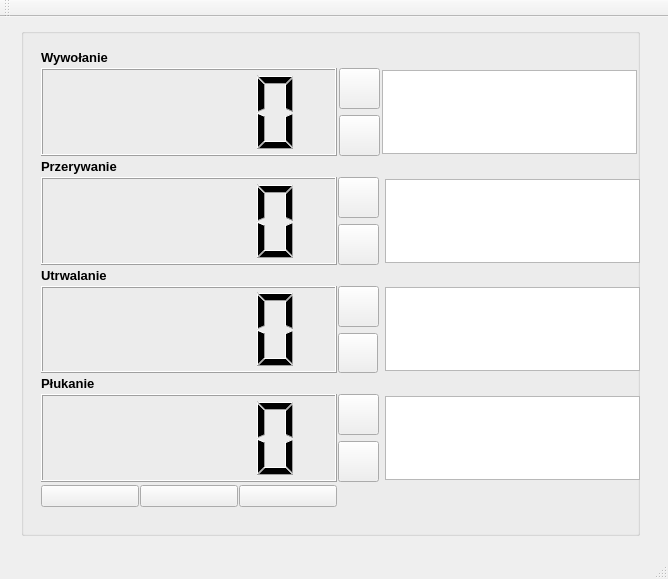
<?xml version="1.0" encoding="UTF-8"?>
<ui version="4.0">
 <class>MainWindow</class>
 <widget class="QMainWindow" name="MainWindow">
  <property name="enabled">
   <bool>true</bool>
  </property>
  <property name="geometry">
   <rect>
    <x>0</x>
    <y>0</y>
    <width>668</width>
    <height>579</height>
   </rect>
  </property>
  <property name="windowTitle">
   <string>Wywoływanie filmów - WyFilm</string>
  </property>
  <property name="layoutDirection">
   <enum>Qt::LeftToRight</enum>
  </property>
  <widget class="QWidget" name="centralWidget">
   <widget class="QWidget" name="gridLayoutWidget">
    <property name="geometry">
     <rect>
      <x>10</x>
      <y>0</y>
      <width>641</width>
      <height>521</height>
     </rect>
    </property>
    <layout class="QGridLayout" name="gridLayout">
     <property name="spacing">
      <number>1</number>
     </property>
     <item row="0" column="0">
      <widget class="QGroupBox" name="groupBox">
       <property name="sizePolicy">
        <sizepolicy hsizetype="Minimum" vsizetype="Minimum">
         <horstretch>0</horstretch>
         <verstretch>0</verstretch>
        </sizepolicy>
       </property>
       <property name="minimumSize">
        <size>
         <width>0</width>
         <height>508</height>
        </size>
       </property>
       <property name="maximumSize">
        <size>
         <width>16777215</width>
         <height>508</height>
        </size>
       </property>
       <property name="title">
        <string/>
       </property>
       <property name="alignment">
        <set>Qt::AlignJustify|Qt::AlignTop</set>
       </property>
       <widget class="QWidget" name="gridLayoutWidget_2">
        <property name="geometry">
         <rect>
          <x>9</x>
          <y>9</y>
          <width>621</width>
          <height>491</height>
         </rect>
        </property>
        <layout class="QGridLayout" name="gridLayout_2">
         <property name="spacing">
          <number>1</number>
         </property>
         <item row="2" column="0">
          <widget class="QLCDNumber" name="lcdNumber_wywolanie"/>
         </item>
         <item row="1" column="0">
          <widget class="QLabel" name="label">
           <property name="sizePolicy">
            <sizepolicy hsizetype="Minimum" vsizetype="Minimum">
             <horstretch>0</horstretch>
             <verstretch>0</verstretch>
            </sizepolicy>
           </property>
           <property name="minimumSize">
            <size>
             <width>0</width>
             <height>15</height>
            </size>
           </property>
           <property name="maximumSize">
            <size>
             <width>16777215</width>
             <height>15</height>
            </size>
           </property>
           <property name="frameShadow">
            <enum>QFrame::Sunken</enum>
           </property>
           <property name="text">
            <string>&lt;!DOCTYPE HTML PUBLIC &quot;-//W3C//DTD HTML 4.0//EN&quot; &quot;http://www.w3.org/TR/REC-html40/strict.dtd&quot;&gt;
&lt;html&gt;&lt;head&gt;&lt;meta name=&quot;qrichtext&quot; content=&quot;1&quot; /&gt;&lt;style type=&quot;text/css&quot;&gt;
p, li { white-space: pre-wrap; }
&lt;/style&gt;&lt;/head&gt;&lt;body style=&quot; font-family:'MS Shell Dlg 2'; font-size:8.25pt; font-weight:400; font-style:normal;&quot;&gt;
&lt;p style=&quot; margin-top:0px; margin-bottom:0px; margin-left:0px; margin-right:0px; -qt-block-indent:0; text-indent:0px;&quot;&gt;&lt;span style=&quot; font-size:10pt; font-weight:600;&quot;&gt;Wywołanie&lt;/span&gt;&lt;/p&gt;&lt;/body&gt;&lt;/html&gt;</string>
           </property>
           <property name="scaledContents">
            <bool>false</bool>
           </property>
          </widget>
         </item>
         <item row="3" column="0">
          <widget class="QLabel" name="label_2">
           <property name="sizePolicy">
            <sizepolicy hsizetype="Minimum" vsizetype="Minimum">
             <horstretch>0</horstretch>
             <verstretch>0</verstretch>
            </sizepolicy>
           </property>
           <property name="minimumSize">
            <size>
             <width>0</width>
             <height>15</height>
            </size>
           </property>
           <property name="maximumSize">
            <size>
             <width>16777215</width>
             <height>15</height>
            </size>
           </property>
           <property name="text">
            <string>&lt;!DOCTYPE HTML PUBLIC &quot;-//W3C//DTD HTML 4.0//EN&quot; &quot;http://www.w3.org/TR/REC-html40/strict.dtd&quot;&gt;
&lt;html&gt;&lt;head&gt;&lt;meta name=&quot;qrichtext&quot; content=&quot;1&quot; /&gt;&lt;style type=&quot;text/css&quot;&gt;
p, li { white-space: pre-wrap; }
&lt;/style&gt;&lt;/head&gt;&lt;body style=&quot; font-family:'MS Shell Dlg 2'; font-size:8.25pt; font-weight:400; font-style:normal;&quot;&gt;
&lt;p style=&quot; margin-top:0px; margin-bottom:0px; margin-left:0px; margin-right:0px; -qt-block-indent:0; text-indent:0px;&quot;&gt;&lt;span style=&quot; font-size:10pt; font-weight:600;&quot;&gt;Przerywanie&lt;/span&gt;&lt;/p&gt;&lt;/body&gt;&lt;/html&gt;</string>
           </property>
          </widget>
         </item>
         <item row="4" column="0">
          <widget class="QLCDNumber" name="lcdNumber_przerywanie"/>
         </item>
         <item row="5" column="0">
          <widget class="QLabel" name="label_3">
           <property name="sizePolicy">
            <sizepolicy hsizetype="Preferred" vsizetype="Minimum">
             <horstretch>0</horstretch>
             <verstretch>0</verstretch>
            </sizepolicy>
           </property>
           <property name="minimumSize">
            <size>
             <width>0</width>
             <height>15</height>
            </size>
           </property>
           <property name="maximumSize">
            <size>
             <width>16777215</width>
             <height>15</height>
            </size>
           </property>
           <property name="text">
            <string>&lt;!DOCTYPE HTML PUBLIC &quot;-//W3C//DTD HTML 4.0//EN&quot; &quot;http://www.w3.org/TR/REC-html40/strict.dtd&quot;&gt;
&lt;html&gt;&lt;head&gt;&lt;meta name=&quot;qrichtext&quot; content=&quot;1&quot; /&gt;&lt;style type=&quot;text/css&quot;&gt;
p, li { white-space: pre-wrap; }
&lt;/style&gt;&lt;/head&gt;&lt;body style=&quot; font-family:'MS Shell Dlg 2'; font-size:8.25pt; font-weight:400; font-style:normal;&quot;&gt;
&lt;p style=&quot; margin-top:0px; margin-bottom:0px; margin-left:0px; margin-right:0px; -qt-block-indent:0; text-indent:0px;&quot;&gt;&lt;span style=&quot; font-size:10pt; font-weight:600;&quot;&gt;Utrwalanie&lt;/span&gt;&lt;/p&gt;&lt;/body&gt;&lt;/html&gt;</string>
           </property>
          </widget>
         </item>
         <item row="6" column="0">
          <widget class="QLCDNumber" name="lcdNumber_utrwalanie"/>
         </item>
         <item row="7" column="0">
          <widget class="QLabel" name="label_4">
           <property name="sizePolicy">
            <sizepolicy hsizetype="Minimum" vsizetype="Minimum">
             <horstretch>0</horstretch>
             <verstretch>0</verstretch>
            </sizepolicy>
           </property>
           <property name="minimumSize">
            <size>
             <width>0</width>
             <height>15</height>
            </size>
           </property>
           <property name="maximumSize">
            <size>
             <width>16777215</width>
             <height>15</height>
            </size>
           </property>
           <property name="text">
            <string>&lt;!DOCTYPE HTML PUBLIC &quot;-//W3C//DTD HTML 4.0//EN&quot; &quot;http://www.w3.org/TR/REC-html40/strict.dtd&quot;&gt;
&lt;html&gt;&lt;head&gt;&lt;meta name=&quot;qrichtext&quot; content=&quot;1&quot; /&gt;&lt;style type=&quot;text/css&quot;&gt;
p, li { white-space: pre-wrap; }
&lt;/style&gt;&lt;/head&gt;&lt;body style=&quot; font-family:'MS Shell Dlg 2'; font-size:8.25pt; font-weight:400; font-style:normal;&quot;&gt;
&lt;p style=&quot; margin-top:0px; margin-bottom:0px; margin-left:0px; margin-right:0px; -qt-block-indent:0; text-indent:0px;&quot;&gt;&lt;span style=&quot; font-size:10pt; font-weight:600;&quot;&gt;Płukanie&lt;/span&gt;&lt;/p&gt;&lt;/body&gt;&lt;/html&gt;</string>
           </property>
          </widget>
         </item>
         <item row="8" column="0">
          <widget class="QLCDNumber" name="lcdNumber_plukanie"/>
         </item>
         <item row="2" column="1">
          <layout class="QGridLayout" name="gridLayout_3">
           <property name="spacing">
            <number>1</number>
           </property>
           <item row="0" column="0">
            <layout class="QVBoxLayout" name="verticalLayout">
             <item>
              <widget class="QPushButton" name="pushButtonWywUp">
               <property name="minimumSize">
                <size>
                 <width>41</width>
                 <height>41</height>
                </size>
               </property>
               <property name="maximumSize">
                <size>
                 <width>41</width>
                 <height>41</height>
                </size>
               </property>
               <property name="text">
                <string/>
               </property>
               <property name="icon">
                <iconset resource="ikony/ikony.qrc">
                 <normaloff>:/new/prefix1/upArrow.png</normaloff>:/new/prefix1/upArrow.png</iconset>
               </property>
               <property name="iconSize">
                <size>
                 <width>35</width>
                 <height>35</height>
                </size>
               </property>
              </widget>
             </item>
             <item>
              <widget class="QPushButton" name="pushButtonWywDown">
               <property name="minimumSize">
                <size>
                 <width>41</width>
                 <height>41</height>
                </size>
               </property>
               <property name="maximumSize">
                <size>
                 <width>41</width>
                 <height>41</height>
                </size>
               </property>
               <property name="text">
                <string/>
               </property>
               <property name="icon">
                <iconset resource="ikony/ikony.qrc">
                 <normaloff>:/new/prefix1/downArrow.png</normaloff>:/new/prefix1/downArrow.png</iconset>
               </property>
               <property name="iconSize">
                <size>
                 <width>35</width>
                 <height>35</height>
                </size>
               </property>
              </widget>
             </item>
            </layout>
           </item>
           <item row="0" column="1">
            <widget class="QTextBrowser" name="textBrowser_wyw">
             <property name="sizePolicy">
              <sizepolicy hsizetype="Minimum" vsizetype="Minimum">
               <horstretch>0</horstretch>
               <verstretch>0</verstretch>
              </sizepolicy>
             </property>
             <property name="minimumSize">
              <size>
               <width>255</width>
               <height>83</height>
              </size>
             </property>
             <property name="maximumSize">
              <size>
               <width>255</width>
               <height>84</height>
              </size>
             </property>
            </widget>
           </item>
          </layout>
         </item>
         <item row="9" column="0">
          <layout class="QHBoxLayout" name="horizontalLayout">
           <property name="spacing">
            <number>1</number>
           </property>
           <property name="sizeConstraint">
            <enum>QLayout::SetMinimumSize</enum>
           </property>
           <item>
            <widget class="QPushButton" name="startButton">
             <property name="text">
              <string/>
             </property>
             <property name="icon">
              <iconset resource="ikony/ikony.qrc">
               <normaloff>:/new/prefix1/button_play_01.png</normaloff>:/new/prefix1/button_play_01.png</iconset>
             </property>
             <property name="iconSize">
              <size>
               <width>40</width>
               <height>40</height>
              </size>
             </property>
            </widget>
           </item>
           <item>
            <widget class="QPushButton" name="stopButton">
             <property name="text">
              <string/>
             </property>
             <property name="icon">
              <iconset resource="ikony/ikony.qrc">
               <normaloff>:/new/prefix1/button_turn_off_01.png</normaloff>:/new/prefix1/button_turn_off_01.png</iconset>
             </property>
             <property name="iconSize">
              <size>
               <width>40</width>
               <height>40</height>
              </size>
             </property>
            </widget>
           </item>
           <item>
            <widget class="QPushButton" name="resetButton">
             <property name="enabled">
              <bool>true</bool>
             </property>
             <property name="text">
              <string/>
             </property>
             <property name="icon">
              <iconset resource="ikony/ikony.qrc">
               <normaloff>:/new/prefix1/button_refresh_01.png</normaloff>:/new/prefix1/button_refresh_01.png</iconset>
             </property>
             <property name="iconSize">
              <size>
               <width>40</width>
               <height>40</height>
              </size>
             </property>
            </widget>
           </item>
          </layout>
         </item>
         <item row="4" column="1">
          <layout class="QGridLayout" name="gridLayout_6">
           <item row="0" column="1">
            <widget class="QTextBrowser" name="textBrowser_przer">
             <property name="sizePolicy">
              <sizepolicy hsizetype="Minimum" vsizetype="Minimum">
               <horstretch>0</horstretch>
               <verstretch>0</verstretch>
              </sizepolicy>
             </property>
             <property name="minimumSize">
              <size>
               <width>255</width>
               <height>83</height>
              </size>
             </property>
             <property name="maximumSize">
              <size>
               <width>255</width>
               <height>84</height>
              </size>
             </property>
            </widget>
           </item>
           <item row="0" column="0">
            <layout class="QVBoxLayout" name="verticalLayout_2">
             <item>
              <widget class="QPushButton" name="pushButtonPrzerUp">
               <property name="minimumSize">
                <size>
                 <width>41</width>
                 <height>41</height>
                </size>
               </property>
               <property name="maximumSize">
                <size>
                 <width>41</width>
                 <height>41</height>
                </size>
               </property>
               <property name="text">
                <string/>
               </property>
               <property name="icon">
                <iconset resource="ikony/ikony.qrc">
                 <normaloff>:/new/prefix1/upArrow.png</normaloff>:/new/prefix1/upArrow.png</iconset>
               </property>
               <property name="iconSize">
                <size>
                 <width>35</width>
                 <height>35</height>
                </size>
               </property>
              </widget>
             </item>
             <item>
              <widget class="QPushButton" name="pushButtonPrzerDown">
               <property name="minimumSize">
                <size>
                 <width>41</width>
                 <height>41</height>
                </size>
               </property>
               <property name="maximumSize">
                <size>
                 <width>41</width>
                 <height>41</height>
                </size>
               </property>
               <property name="text">
                <string/>
               </property>
               <property name="icon">
                <iconset resource="ikony/ikony.qrc">
                 <normaloff>:/new/prefix1/downArrow.png</normaloff>:/new/prefix1/downArrow.png</iconset>
               </property>
               <property name="iconSize">
                <size>
                 <width>35</width>
                 <height>35</height>
                </size>
               </property>
              </widget>
             </item>
            </layout>
           </item>
          </layout>
         </item>
         <item row="6" column="1">
          <layout class="QGridLayout" name="gridLayout_7">
           <item row="0" column="1">
            <widget class="QTextBrowser" name="textBrowser_utrw">
             <property name="sizePolicy">
              <sizepolicy hsizetype="Minimum" vsizetype="Minimum">
               <horstretch>0</horstretch>
               <verstretch>0</verstretch>
              </sizepolicy>
             </property>
             <property name="minimumSize">
              <size>
               <width>255</width>
               <height>83</height>
              </size>
             </property>
             <property name="maximumSize">
              <size>
               <width>255</width>
               <height>84</height>
              </size>
             </property>
            </widget>
           </item>
           <item row="0" column="0">
            <layout class="QVBoxLayout" name="verticalLayout_3">
             <item>
              <widget class="QPushButton" name="pushButtonUtrwUp">
               <property name="minimumSize">
                <size>
                 <width>41</width>
                 <height>41</height>
                </size>
               </property>
               <property name="maximumSize">
                <size>
                 <width>41</width>
                 <height>41</height>
                </size>
               </property>
               <property name="text">
                <string/>
               </property>
               <property name="icon">
                <iconset resource="ikony/ikony.qrc">
                 <normaloff>:/new/prefix1/upArrow.png</normaloff>:/new/prefix1/upArrow.png</iconset>
               </property>
               <property name="iconSize">
                <size>
                 <width>35</width>
                 <height>35</height>
                </size>
               </property>
              </widget>
             </item>
             <item>
              <widget class="QPushButton" name="pushButtonUtrwDown">
               <property name="minimumSize">
                <size>
                 <width>40</width>
                 <height>40</height>
                </size>
               </property>
               <property name="maximumSize">
                <size>
                 <width>40</width>
                 <height>40</height>
                </size>
               </property>
               <property name="text">
                <string/>
               </property>
               <property name="icon">
                <iconset resource="ikony/ikony.qrc">
                 <normaloff>:/new/prefix1/downArrow.png</normaloff>:/new/prefix1/downArrow.png</iconset>
               </property>
               <property name="iconSize">
                <size>
                 <width>40</width>
                 <height>40</height>
                </size>
               </property>
              </widget>
             </item>
            </layout>
           </item>
          </layout>
         </item>
         <item row="8" column="1">
          <layout class="QGridLayout" name="gridLayout_8">
           <item row="0" column="1">
            <widget class="QTextBrowser" name="textBrowser_pluk">
             <property name="sizePolicy">
              <sizepolicy hsizetype="Minimum" vsizetype="Minimum">
               <horstretch>0</horstretch>
               <verstretch>0</verstretch>
              </sizepolicy>
             </property>
             <property name="minimumSize">
              <size>
               <width>255</width>
               <height>83</height>
              </size>
             </property>
             <property name="maximumSize">
              <size>
               <width>255</width>
               <height>84</height>
              </size>
             </property>
            </widget>
           </item>
           <item row="0" column="0">
            <layout class="QVBoxLayout" name="verticalLayout_4">
             <item>
              <widget class="QPushButton" name="pushButtonPlukUp">
               <property name="minimumSize">
                <size>
                 <width>41</width>
                 <height>41</height>
                </size>
               </property>
               <property name="maximumSize">
                <size>
                 <width>41</width>
                 <height>41</height>
                </size>
               </property>
               <property name="text">
                <string/>
               </property>
               <property name="icon">
                <iconset resource="ikony/ikony.qrc">
                 <normaloff>:/new/prefix1/upArrow.png</normaloff>:/new/prefix1/upArrow.png</iconset>
               </property>
               <property name="iconSize">
                <size>
                 <width>35</width>
                 <height>35</height>
                </size>
               </property>
              </widget>
             </item>
             <item>
              <widget class="QPushButton" name="pushButtonPlukDown">
               <property name="minimumSize">
                <size>
                 <width>41</width>
                 <height>41</height>
                </size>
               </property>
               <property name="maximumSize">
                <size>
                 <width>41</width>
                 <height>41</height>
                </size>
               </property>
               <property name="text">
                <string/>
               </property>
               <property name="icon">
                <iconset resource="ikony/ikony.qrc">
                 <normaloff>:/new/prefix1/downArrow.png</normaloff>:/new/prefix1/downArrow.png</iconset>
               </property>
               <property name="iconSize">
                <size>
                 <width>35</width>
                 <height>35</height>
                </size>
               </property>
              </widget>
             </item>
            </layout>
           </item>
          </layout>
         </item>
        </layout>
       </widget>
      </widget>
     </item>
    </layout>
   </widget>
  </widget>
  <widget class="QMenuBar" name="menuBar">
   <property name="geometry">
    <rect>
     <x>0</x>
     <y>0</y>
     <width>668</width>
     <height>25</height>
    </rect>
   </property>
  </widget>
  <widget class="QToolBar" name="mainToolBar">
   <attribute name="toolBarArea">
    <enum>TopToolBarArea</enum>
   </attribute>
   <attribute name="toolBarBreak">
    <bool>false</bool>
   </attribute>
  </widget>
  <widget class="QStatusBar" name="statusBar"/>
 </widget>
 <layoutdefault spacing="6" margin="11"/>
 <resources>
  <include location="ikony/ikony.qrc"/>
 </resources>
 <connections>
  <connection>
   <sender>startButton</sender>
   <signal>clicked()</signal>
   <receiver>MainWindow</receiver>
   <slot>startCountDown()</slot>
   <hints>
    <hint type="sourcelabel">
     <x>43</x>
     <y>540</y>
    </hint>
    <hint type="destinationlabel">
     <x>5</x>
     <y>547</y>
    </hint>
   </hints>
  </connection>
  <connection>
   <sender>stopButton</sender>
   <signal>clicked()</signal>
   <receiver>MainWindow</receiver>
   <slot>stopCountDown()</slot>
   <hints>
    <hint type="sourcelabel">
     <x>225</x>
     <y>540</y>
    </hint>
    <hint type="destinationlabel">
     <x>4</x>
     <y>581</y>
    </hint>
   </hints>
  </connection>
  <connection>
   <sender>resetButton</sender>
   <signal>clicked()</signal>
   <receiver>MainWindow</receiver>
   <slot>resetCountDown()</slot>
   <hints>
    <hint type="sourcelabel">
     <x>328</x>
     <y>540</y>
    </hint>
    <hint type="destinationlabel">
     <x>656</x>
     <y>568</y>
    </hint>
   </hints>
  </connection>
  <connection>
   <sender>pushButtonWywUp</sender>
   <signal>pressed()</signal>
   <receiver>MainWindow</receiver>
   <slot>wywTimeUp()</slot>
   <hints>
    <hint type="sourcelabel">
     <x>360</x>
     <y>99</y>
    </hint>
    <hint type="destinationlabel">
     <x>341</x>
     <y>37</y>
    </hint>
   </hints>
  </connection>
  <connection>
   <sender>pushButtonWywDown</sender>
   <signal>pressed()</signal>
   <receiver>MainWindow</receiver>
   <slot>wywTimeDown()</slot>
   <hints>
    <hint type="sourcelabel">
     <x>351</x>
     <y>153</y>
    </hint>
    <hint type="destinationlabel">
     <x>375</x>
     <y>37</y>
    </hint>
   </hints>
  </connection>
  <connection>
   <sender>pushButtonPrzerUp</sender>
   <signal>pressed()</signal>
   <receiver>MainWindow</receiver>
   <slot>przerTimeUp()</slot>
   <hints>
    <hint type="sourcelabel">
     <x>354</x>
     <y>217</y>
    </hint>
    <hint type="destinationlabel">
     <x>253</x>
     <y>39</y>
    </hint>
   </hints>
  </connection>
  <connection>
   <sender>pushButtonPrzerDown</sender>
   <signal>pressed()</signal>
   <receiver>MainWindow</receiver>
   <slot>przerTimeDown()</slot>
   <hints>
    <hint type="sourcelabel">
     <x>364</x>
     <y>256</y>
    </hint>
    <hint type="destinationlabel">
     <x>483</x>
     <y>36</y>
    </hint>
   </hints>
  </connection>
  <connection>
   <sender>pushButtonUtrwUp</sender>
   <signal>pressed()</signal>
   <receiver>MainWindow</receiver>
   <slot>utrwTimeUp()</slot>
   <hints>
    <hint type="sourcelabel">
     <x>373</x>
     <y>330</y>
    </hint>
    <hint type="destinationlabel">
     <x>163</x>
     <y>39</y>
    </hint>
   </hints>
  </connection>
  <connection>
   <sender>pushButtonUtrwDown</sender>
   <signal>pressed()</signal>
   <receiver>MainWindow</receiver>
   <slot>utrwTimeDown()</slot>
   <hints>
    <hint type="sourcelabel">
     <x>357</x>
     <y>375</y>
    </hint>
    <hint type="destinationlabel">
     <x>584</x>
     <y>36</y>
    </hint>
   </hints>
  </connection>
  <connection>
   <sender>pushButtonPlukUp</sender>
   <signal>pressed()</signal>
   <receiver>MainWindow</receiver>
   <slot>plukTimeUp()</slot>
   <hints>
    <hint type="sourcelabel">
     <x>373</x>
     <y>438</y>
    </hint>
    <hint type="destinationlabel">
     <x>74</x>
     <y>37</y>
    </hint>
   </hints>
  </connection>
  <connection>
   <sender>pushButtonPlukDown</sender>
   <signal>pressed()</signal>
   <receiver>MainWindow</receiver>
   <slot>plukTimeDown()</slot>
   <hints>
    <hint type="sourcelabel">
     <x>373</x>
     <y>485</y>
    </hint>
    <hint type="destinationlabel">
     <x>5</x>
     <y>59</y>
    </hint>
   </hints>
  </connection>
  <connection>
   <sender>pushButtonWywUp</sender>
   <signal>released()</signal>
   <receiver>MainWindow</receiver>
   <slot>wywTimeUpRelease()</slot>
   <hints>
    <hint type="sourcelabel">
     <x>340</x>
     <y>92</y>
    </hint>
    <hint type="destinationlabel">
     <x>5</x>
     <y>92</y>
    </hint>
   </hints>
  </connection>
  <connection>
   <sender>pushButtonWywDown</sender>
   <signal>released()</signal>
   <receiver>MainWindow</receiver>
   <slot>wywTimeDownRelease()</slot>
   <hints>
    <hint type="sourcelabel">
     <x>338</x>
     <y>140</y>
    </hint>
    <hint type="destinationlabel">
     <x>9</x>
     <y>129</y>
    </hint>
   </hints>
  </connection>
  <connection>
   <sender>pushButtonPrzerUp</sender>
   <signal>released()</signal>
   <receiver>MainWindow</receiver>
   <slot>przerTimeUpRelease()</slot>
   <hints>
    <hint type="sourcelabel">
     <x>340</x>
     <y>200</y>
    </hint>
    <hint type="destinationlabel">
     <x>4</x>
     <y>200</y>
    </hint>
   </hints>
  </connection>
  <connection>
   <sender>pushButtonPrzerDown</sender>
   <signal>released()</signal>
   <receiver>MainWindow</receiver>
   <slot>przerTimeDownRelease()</slot>
   <hints>
    <hint type="sourcelabel">
     <x>339</x>
     <y>260</y>
    </hint>
    <hint type="destinationlabel">
     <x>7</x>
     <y>246</y>
    </hint>
   </hints>
  </connection>
  <connection>
   <sender>pushButtonUtrwUp</sender>
   <signal>released()</signal>
   <receiver>MainWindow</receiver>
   <slot>utrwTimeUpRelease()</slot>
   <hints>
    <hint type="sourcelabel">
     <x>341</x>
     <y>321</y>
    </hint>
    <hint type="destinationlabel">
     <x>5</x>
     <y>311</y>
    </hint>
   </hints>
  </connection>
  <connection>
   <sender>pushButtonUtrwDown</sender>
   <signal>released()</signal>
   <receiver>MainWindow</receiver>
   <slot>utrwTimeDownRelease()</slot>
   <hints>
    <hint type="sourcelabel">
     <x>346</x>
     <y>358</y>
    </hint>
    <hint type="destinationlabel">
     <x>6</x>
     <y>353</y>
    </hint>
   </hints>
  </connection>
  <connection>
   <sender>pushButtonPlukUp</sender>
   <signal>released()</signal>
   <receiver>MainWindow</receiver>
   <slot>plukTimeUpRelease()</slot>
   <hints>
    <hint type="sourcelabel">
     <x>346</x>
     <y>417</y>
    </hint>
    <hint type="destinationlabel">
     <x>8</x>
     <y>407</y>
    </hint>
   </hints>
  </connection>
  <connection>
   <sender>pushButtonPlukDown</sender>
   <signal>released()</signal>
   <receiver>MainWindow</receiver>
   <slot>przerTimeDownRelease()</slot>
   <hints>
    <hint type="sourcelabel">
     <x>346</x>
     <y>464</y>
    </hint>
    <hint type="destinationlabel">
     <x>7</x>
     <y>458</y>
    </hint>
   </hints>
  </connection>
 </connections>
 <slots>
  <signal>signalStartCountDown()</signal>
  <signal>signalStopCountDown()</signal>
  <signal>signalResetCountDown()</signal>
  <signal>signalWywTimeUp()</signal>
  <signal>signalWywTimeDown()</signal>
  <signal>signalPrzerTimeUp()</signal>
  <signal>signalPrzerTimeDown()</signal>
  <signal>signalUtrwTimeUp()</signal>
  <signal>signalUtrwTimeDown()</signal>
  <signal>signalPlukTimeUp()</signal>
  <signal>signalPlukTimeDown()</signal>
  <signal>signalwywTimeUpSpeed()</signal>
  <signal>signalwywTimeUpSpeedStop()</signal>
  <signal>signalwywTimeUpRelease()</signal>
  <signal>signal1wywTimeDownRelease()</signal>
  <signal>signalprzerTimeUpRelease()</signal>
  <signal>signalprzerTimeDownRelease()</signal>
  <signal>signalutrwTimeUpRelease()</signal>
  <signal>signalutrwTimeDownRelease()</signal>
  <signal>signalplukTimeUpRelease()</signal>
  <signal>signalplukTimeDownRelease()</signal>
  <slot>startCountDown()</slot>
  <slot>stopCountDown()</slot>
  <slot>resetCountDown()</slot>
  <slot>wywTimeUp()</slot>
  <slot>wywTimeDown()</slot>
  <slot>przerTimeUp()</slot>
  <slot>przerTimeDown()</slot>
  <slot>utrwTimeUp()</slot>
  <slot>utrwTimeDown()</slot>
  <slot>plukTimeUp()</slot>
  <slot>plukTimeDown()</slot>
  <slot>wywTimeUpSpeed()</slot>
  <slot>wywTimeUpSpeedStop()</slot>
  <slot>wywTimeUpRelease()</slot>
  <slot>wywTimeDownRelease()</slot>
  <slot>przerTimeUpRelease()</slot>
  <slot>przerTimeDownRelease()</slot>
  <slot>utrwTimeUpRelease()</slot>
  <slot>utrwTimeDownRelease()</slot>
  <slot>plukTimeUpRelease()</slot>
  <slot>plukTimeDownRelease()</slot>
 </slots>
</ui>
